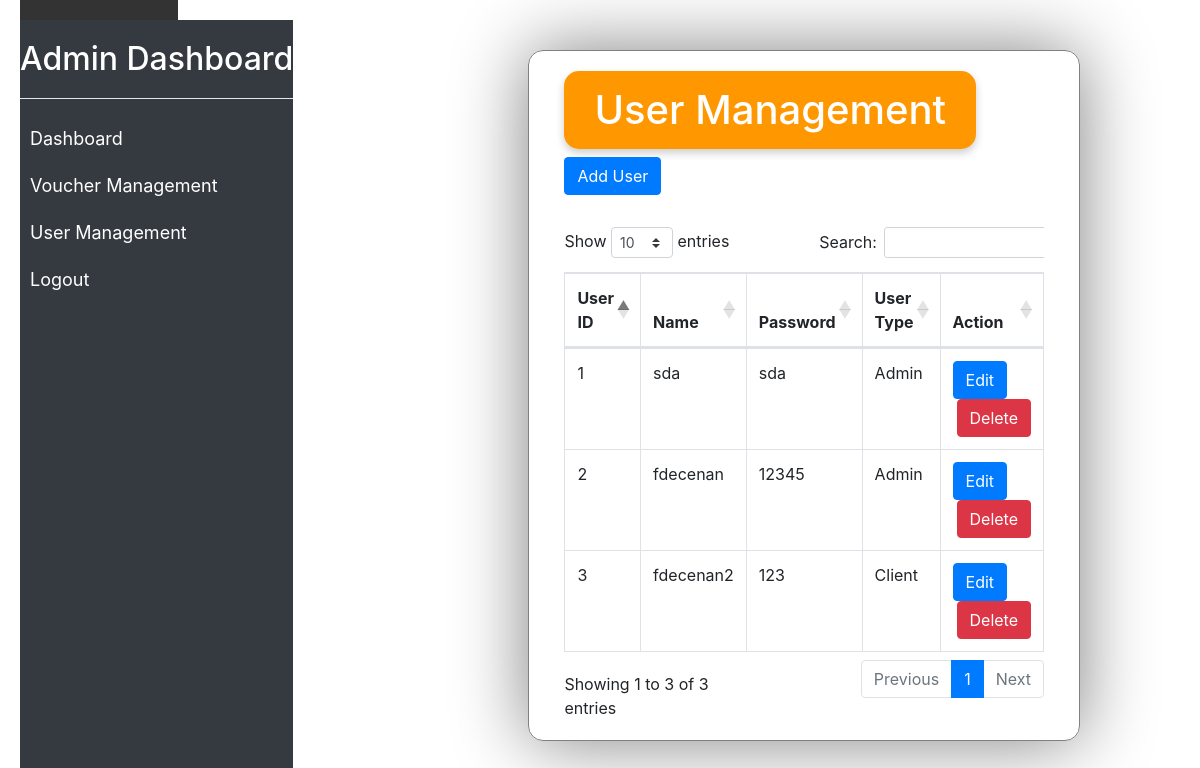
The app's page /administrator/user_management.php with its own data.
### tables this page shows
CREATE TABLE `users` (
  `id` int(2) NOT NULL,
  `username` varchar(50) NOT NULL,
  `password` varchar(50) NOT NULL,
  `user_type` varchar(20) NOT NULL
);

### administrator/user_management.php (the view, shortened to what this page needs)
<!DOCTYPE html>
<html lang="en">
<head>
    <link rel="stylesheet" href="https://stackpath.bootstrapcdn.com/bootstrap/4.5.2/css/bootstrap.min.css">
    <link rel="stylesheet" href="https://cdn.datatables.net/1.10.24/css/dataTables.bootstrap4.min.css">
    <link rel="stylesheet" href="../css/style.css">
</head>
<body>
    <div class="sidebar">
        <h2>Admin Dashboard</h2>
        <hr>
        <ul class="nav flex-column">
            <li class="nav-item"><a class="nav-link active" href="index.php">Dashboard</a></li>
            <li class="nav-item">
                <a class="nav-link" href="voucher_management.php">Voucher Management</a>
            </li>
            <li class="nav-item"><a class="nav-link" href="user_management.php">User Management</a></li>
            <li class="nav-item"><a class="nav-link" href="../inc/logout.php">Logout</a></li>
        </ul>
    </div>
    <?php include "../inc/topbar.php"; ?>
    <div class="content">
        <div class="container">
            <h1>User Management</h1>
            <div class="mb-3">
                <button type="button" class="btn btn-primary mb-3" data-toggle="modal" data-target="#addUserModal">Add User</button>
            </div>
            <div class="table-responsive">
                <table id="userTable" class="table table-bordered">
                    <thead>
                        <tr>
                            <th>User ID</th>
                            <th>Name</th>
                            <th>Password</th>
                            <th>User Type</th>
                            <th>Action</th>
                        </tr>
                    </thead>
                    <tbody>
                        <?php
                        include_once "../db_function/connection.php";
                        $query = "SELECT * FROM users";
                        $result = mysqli_query($db_connection, $query);
                        while ($row = mysqli_fetch_assoc($result)) {
                            echo "<tr>";
                            echo "<td>" . $row['id'] . "</td>";
                            echo "<td>" . $row['username'] . "</td>";
                            echo "<td>" . $row['password'] . "</td>";
                            echo "<td>" . $row['user_type'] . "</td>";
                            echo "<td>";
                            echo '<a href="#" class="btn btn-primary edit-btn" data-toggle="modal" data-target="#editUserModal" data-id="' . $row['id'] . '">Edit</a>';
                            echo '<a href="../db_function/delete_user.php?id=' . $row['id'] . '" class="btn btn-danger ml-1" onclick="return confirm(\'Are you sure you want to delete this user?\')">Delete</a>';
                            echo "</td>";
                            echo "</tr>";
                        }
                        ?>
                    </tbody>
                </table>
            </div>
        </div>
    </div>
</body>
</html>

### css/style.css (style rules this page uses)
body { display: flex; margin: 0; font-family: 'Roboto', sans-serif; background-color: #f8f9fa; padding: 20px; }
.sidebar { flex: 0 0 250px; height: 100%; position: fixed; background-color: #343a40; padding-top: 20px; color: #fff; }
.sidebar h2 { color: #fff; text-align: center; margin-bottom: 20px; }
.sidebar a { padding: 10px; text-decoration: none; font-size: 18px; color: #fff; display: block; transition: all 0.3s ease; }
.content { margin-left: 350px; margin-top: 30px; margin-right: 100px; padding: 20px; border: 1px solid gray; border-radius: 15px; box-shadow: 0 0 75px gray; }
.btn-primary { background-color: #007bff; border-color: #007bff; }
.table th, .table td { vertical-align: middle; }
hr { background-color: white; }
h1 { display: inline-block; background-color: #ff9800; color: white; padding: 15px 30px; border-radius: 15px; box-shadow: 0 4px 8px rgba(0, 0, 0, 0.2); font-size: 2.5rem; }

### records on screen
users: id "1", username "sda", password "sda", user_type "Admin"
users: id "2", username "fdecenan", password "12345", user_type "Admin"
users: id "3", username "fdecenan2", password "123", user_type "Client"
